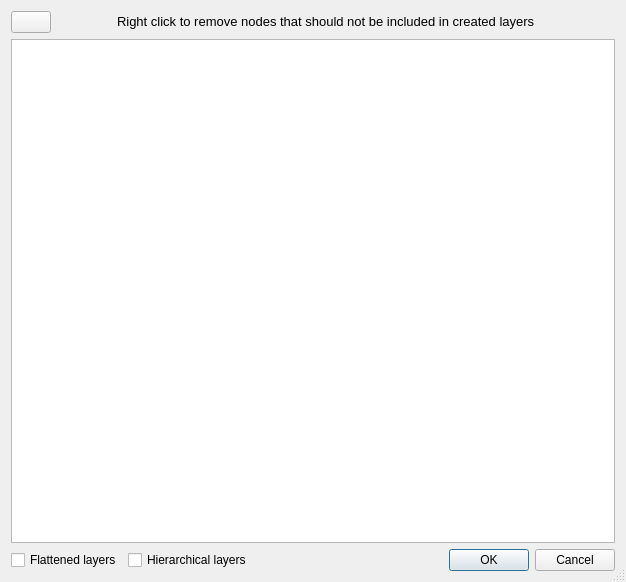
<?xml version="1.0" encoding="UTF-8"?>
<ui version="4.0">
 <class>SelectNodesForCreateLayersDialog</class>
 <widget class="QDialog" name="SelectNodesForCreateLayersDialog">
  <property name="geometry">
   <rect>
    <x>0</x>
    <y>0</y>
    <width>626</width>
    <height>582</height>
   </rect>
  </property>
  <property name="windowTitle">
   <string>Select nodes</string>
  </property>
  <property name="windowIcon">
   <iconset>
    <normaloff>assets/svedigark.svg</normaloff>assets/svedigark.svg</iconset>
  </property>
  <property name="sizeGripEnabled">
   <bool>true</bool>
  </property>
  <layout class="QGridLayout" name="gridLayout">
   <item row="0" column="0">
    <layout class="QHBoxLayout" name="horizontalLayout">
     <item>
      <widget class="QPushButton" name="push_button_undo">
       <property name="maximumSize">
        <size>
         <width>50</width>
         <height>16777215</height>
        </size>
       </property>
       <property name="toolTip">
        <string>Undo Remove (Ctrl+Z)</string>
       </property>
       <property name="text">
        <string/>
       </property>
       <property name="icon">
        <iconset>
         <normaloff>assets/arrow_undo.png</normaloff>assets/arrow_undo.png</iconset>
       </property>
       <property name="shortcut">
        <string>Ctrl+Z</string>
       </property>
      </widget>
     </item>
     <item>
      <spacer name="horizontalSpacer_3">
       <property name="orientation">
        <enum>Qt::Horizontal</enum>
       </property>
       <property name="sizeType">
        <enum>QSizePolicy::Maximum</enum>
       </property>
       <property name="sizeHint" stdset="0">
        <size>
         <width>60</width>
         <height>20</height>
        </size>
       </property>
      </spacer>
     </item>
     <item>
      <widget class="QLabel" name="label_instructions">
       <property name="sizePolicy">
        <sizepolicy hsizetype="Expanding" vsizetype="Fixed">
         <horstretch>0</horstretch>
         <verstretch>0</verstretch>
        </sizepolicy>
       </property>
       <property name="font">
        <font>
         <family>MS Shell Dlg 2</family>
         <pointsize>10</pointsize>
         <weight>50</weight>
         <bold>false</bold>
        </font>
       </property>
       <property name="text">
        <string>Right click to remove nodes that should not be included in created layers</string>
       </property>
      </widget>
     </item>
    </layout>
   </item>
   <item row="1" column="0">
    <widget class="QTreeWidget" name="tree_widget_intrasis_relations">
     <property name="sizePolicy">
      <sizepolicy hsizetype="Expanding" vsizetype="Expanding">
       <horstretch>0</horstretch>
       <verstretch>0</verstretch>
      </sizepolicy>
     </property>
     <property name="minimumSize">
      <size>
       <width>310</width>
       <height>0</height>
      </size>
     </property>
     <property name="font">
      <font>
       <family>Segoe UI</family>
       <pointsize>9</pointsize>
      </font>
     </property>
     <property name="toolTip">
      <string>Right click to remove selected nodes</string>
     </property>
     <property name="horizontalScrollBarPolicy">
      <enum>Qt::ScrollBarAsNeeded</enum>
     </property>
     <property name="editTriggers">
      <set>QAbstractItemView::NoEditTriggers</set>
     </property>
     <property name="selectionMode">
      <enum>QAbstractItemView::ExtendedSelection</enum>
     </property>
     <attribute name="headerVisible">
      <bool>false</bool>
     </attribute>
     <attribute name="headerStretchLastSection">
      <bool>false</bool>
     </attribute>
     <column>
      <property name="text">
       <string notr="true">1</string>
      </property>
     </column>
    </widget>
   </item>
   <item row="2" column="0">
    <layout class="QHBoxLayout" name="horizontalLayout_2">
     <item>
      <widget class="QCheckBox" name="check_box_flat_layers">
       <property name="toolTip">
        <string>The tree structure will be flattened in the created layers</string>
       </property>
       <property name="text">
        <string>Flattened layers</string>
       </property>
      </widget>
     </item>
     <item>
      <widget class="QCheckBox" name="check_box_hierarchical_layers">
       <property name="toolTip">
        <string>The tree structure will be preserved in the created layers</string>
       </property>
       <property name="text">
        <string>Hierarchical layers</string>
       </property>
      </widget>
     </item>
     <item>
      <spacer name="horizontalSpacer_12">
       <property name="orientation">
        <enum>Qt::Horizontal</enum>
       </property>
       <property name="sizeType">
        <enum>QSizePolicy::Expanding</enum>
       </property>
       <property name="sizeHint" stdset="0">
        <size>
         <width>278</width>
         <height>17</height>
        </size>
       </property>
      </spacer>
     </item>
     <item>
      <widget class="QDialogButtonBox" name="button_box">
       <property name="orientation">
        <enum>Qt::Horizontal</enum>
       </property>
       <property name="standardButtons">
        <set>QDialogButtonBox::Cancel|QDialogButtonBox::Ok</set>
       </property>
      </widget>
     </item>
    </layout>
   </item>
  </layout>
 </widget>
 <resources/>
 <connections>
  <connection>
   <sender>button_box</sender>
   <signal>accepted()</signal>
   <receiver>SelectNodesForCreateLayersDialog</receiver>
   <slot>accept()</slot>
   <hints>
    <hint type="sourcelabel">
     <x>248</x>
     <y>254</y>
    </hint>
    <hint type="destinationlabel">
     <x>157</x>
     <y>274</y>
    </hint>
   </hints>
  </connection>
  <connection>
   <sender>button_box</sender>
   <signal>rejected()</signal>
   <receiver>SelectNodesForCreateLayersDialog</receiver>
   <slot>reject()</slot>
   <hints>
    <hint type="sourcelabel">
     <x>316</x>
     <y>260</y>
    </hint>
    <hint type="destinationlabel">
     <x>286</x>
     <y>274</y>
    </hint>
   </hints>
  </connection>
 </connections>
</ui>
